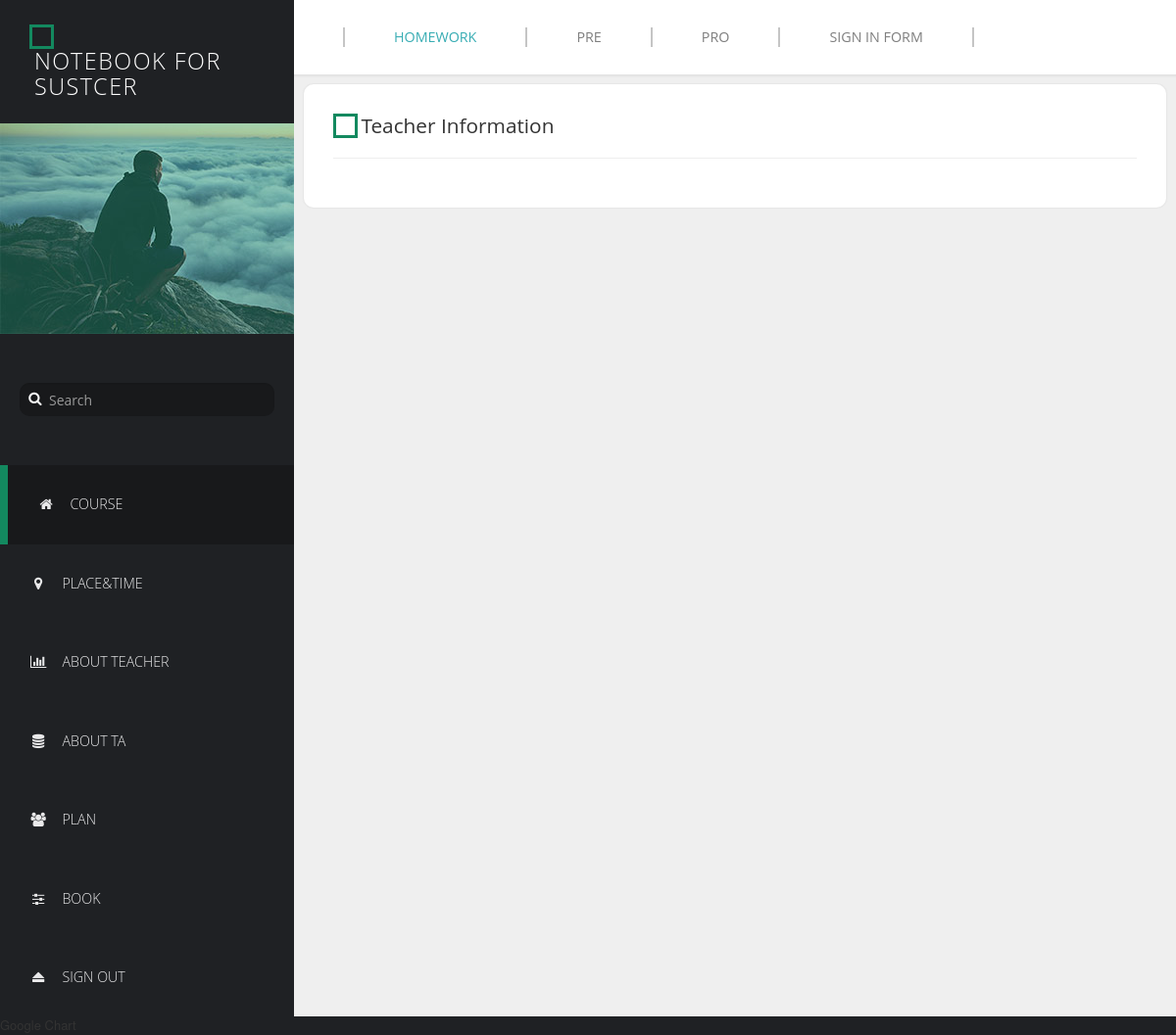
Page /notebook/teacher/2/ on the earlier database version.
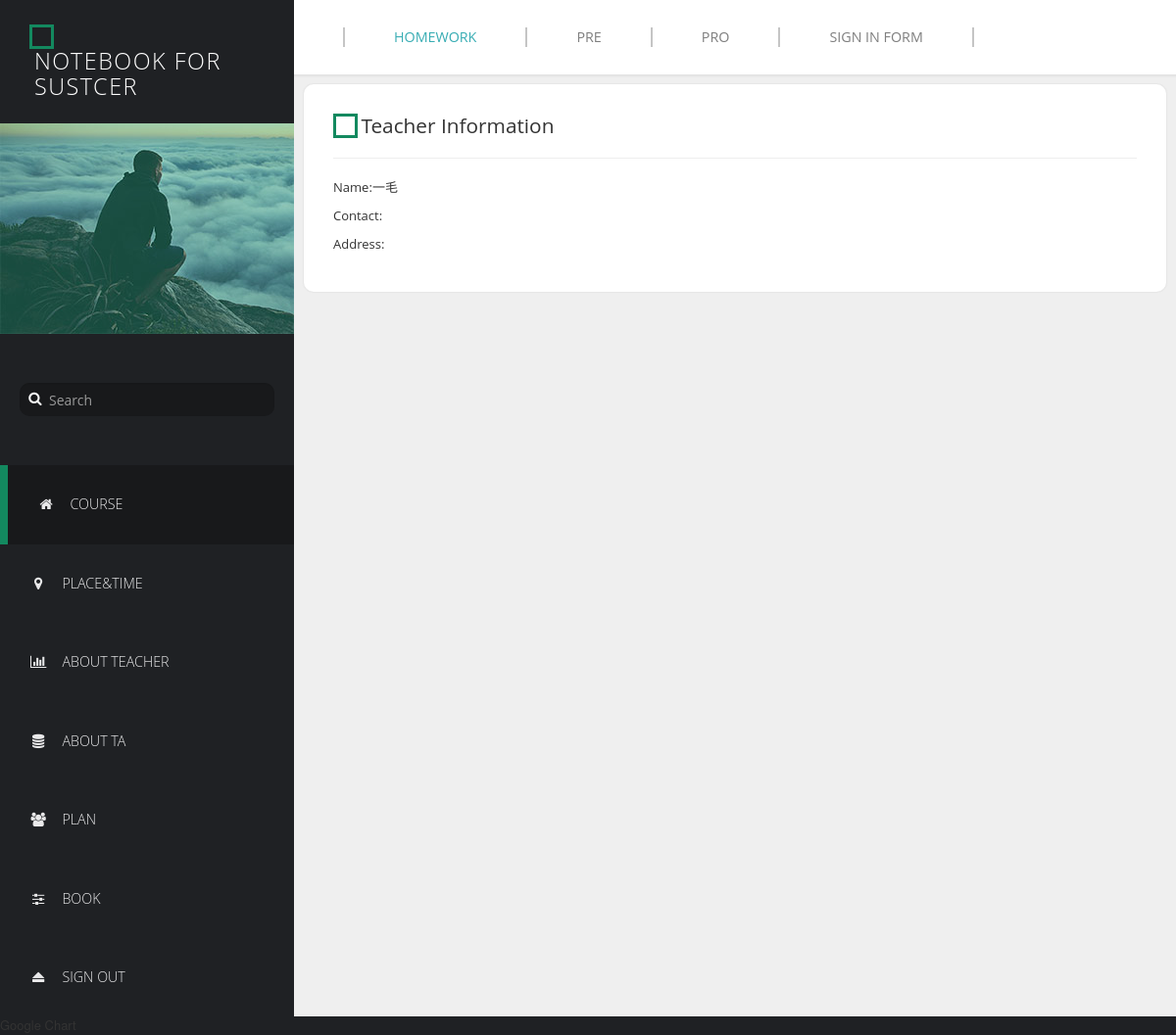
Same page on the later database version.
### course/models.py (models this page shows, shortened)
class Teacher(models.Model):
    name = models.CharField(max_length=50)
    contact_information = models.TextField(blank=True, null=True)
    address = models.CharField(max_length=20, blank=True, null=True)
    reservation = models.DateTimeField(auto_now=False, auto_now_add=False, blank=True, null=True)

### course/views.py (the view)
# urls.py: url(r'^teacher/(?P<course_id>\d+)/$', views.teacher_detail, name='teacher'),
def teacher_detail(request, course_id):
    course = Course.objects.get(pk=course_id)
    return render(request, 'teacher.html', {'course': course})

### template/teacher.html (shortened to what this page needs)
{% extends 'course.html' %}
{% block content %}
    <div class="templatemo-content-widget white-bg col-2">
              <div class="square"></div>
              <h2 class="templatemo-inline-block">Teacher Information</h2><hr>
          {% for teacher in course.teacher.all %}
              <p>Name:{{ teacher.name}}</p>
              <p>Contact:{{ teacher.contact_information }}</p>
              <p>Address:{{ teacher.address }}</p>
            {% endfor %}
            </div>
{% endblock %}

Differences in the rows shown:
added Teacher: name "一毛"
